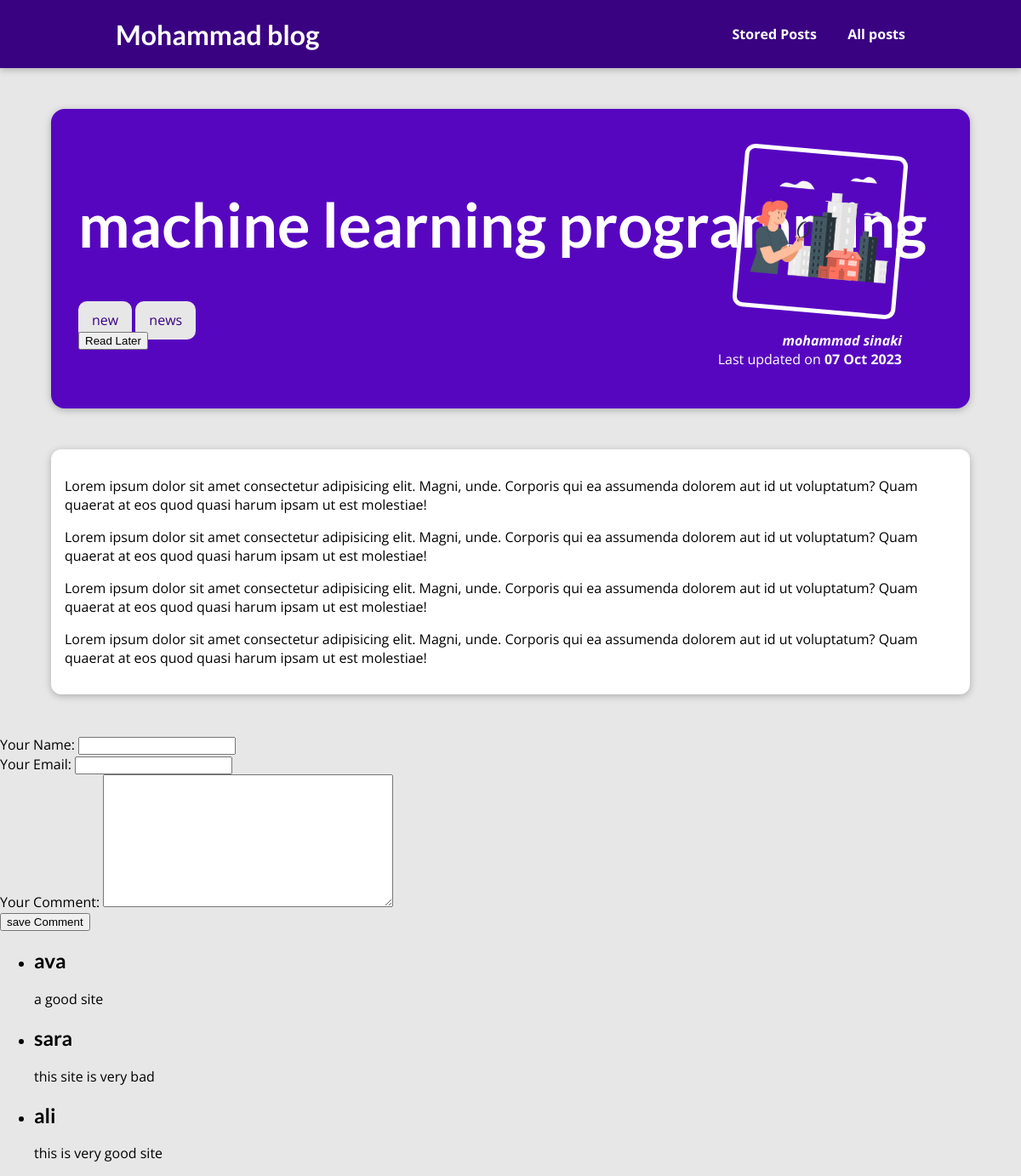
The app's page /posts/machine-learning-programming with its own data.
### blog/models.py (models this page shows, shortened)
class Post(models.Model):
    title = models.CharField(max_length=150)
    excerpt = models.CharField(max_length=200)
    image = models.ImageField(upload_to="posts",null=True)
    date = models.DateField(auto_now=True)
    slug = models.SlugField(db_index=True , unique=True)
    content = models.TextField(validators= [MinLengthValidator(10)])
    author = models.ForeignKey(
        Author , on_delete= models.SET_NULL , null=True , related_name="posts")
    tags = models.ManyToManyField(Tag)

class Tag(models.Model):
    caption = models.CharField(max_length=20)

class Author(models.Model):
    first_name = models.CharField(max_length=100)
    last_name = models.CharField(max_length=150)
    email_address = models.EmailField()
    def __str__(self):
        return f"{self.first_name} {self.last_name}"

class Comment(models.Model):
    user_name = models.CharField(max_length=120)
    user_email = models.EmailField()
    text = models.TextField(max_length=500)
    post = models.ForeignKey(Post , on_delete=models.CASCADE, related_name="comments")

### blog/views.py (the view, shortened to what this page needs)
# urls.py: path("posts/<slug:slug>",views.SinglePostView.as_view(),name="post-detail-page"),
class SinglePostView(View):
    def is_stored_post(self,request,post_id):
        stored_posts = request.session.get("stored_posts")
        if stored_posts is not None:
            is_saved_for_later = post_id in stored_posts
        else:
            is_saved_for_later = False
        return is_saved_for_later
    def get(self,request,slug):
        post = Post.objects.get(slug = slug)
        context =  {
            "post":post,
            "post_tags":post.tags.all(),
            "comment_form":CommentForm(),
            "comments":post.comments.all().order_by("-id"),
            "saved_for_later":self.is_stored_post(request , post.id)
        }
        return render(request , "blog/post-detail.html",context)

### blog/forms.py
class CommentForm(forms.ModelForm):
    class Meta:
        model = Comment
        exclude = ["post"]
        labels = {
            "user_name":"Your Name",
            "user_email":"Your Email",
            "text":"Your Comment"
        }

### blog/templates/blog/post-detail.html (shortened to what this page needs)
{% extends 'base.html' %}
{% load static %}
{% block css_files %}
<link rel="stylesheet" href="{% static "blog/post-detail.css" %}">
{% endblock %}
{% block body %}
<section id="summary">
  <h2>{{ post.title }}</h2>
  <div>
    {% for tag in post_tags %}
        <span class="tag">{{tag.caption}}</span>
    {% endfor %}
  </div>
  <div id="read-later">
    <form action=" {% url "read-later" %} " method="post">
      <button>
        {% if saved_for_later  %}
          remove from Read Later
        {% else %}
          Read Later
        {% endif %}
      </button>
    </form>
  </div>
  <article>
    <img src="{{post.image.url}}" alt="{{ post.title }}">
    <address>{{ post.author }}</address>
    <div>Last updated on <time>{{ post.date|date:"d M Y" }}</time></div>
  </article>
</section>
<main>
  <p>{{ post.content|linebreaks }}</p>
</main>
<div>
  <form method="post" action="{% url "post-detail-page" post.slug %}">
    {% for form_field  in comment_form %}
      <div class="form-control">
        {{form_field.label_tag}}
        {{form_field}}
      </div>
    {% endfor %}
    <button>save Comment</button>
  </form>
</div>
<section id="comments">
  <ul>
    {% for comment in comments %}
      <li>
        <h2>{{comment.user_name}}</h2>
        <p>{{comment.text|linebreaks}}</p>
      </li>
    {% endfor %}
  </ul>
</section>
{% endblock %}

### templates/base.html (shortened to what this page needs)
{% load static %}
<!DOCTYPE html>
<html lang="en">
<head>
    <link rel="stylesheet" href="{% static "app.css" %}">
    {% block css_files %}{% endblock  %}
</head>
<body>
    <header id="main-navigation">
        <h1><a href="{% url 'starting-page' %}">Mohammad blog</a></h1>
        <nav>
            <a href="{% url 'read-later' %}">Stored Posts</a>
            <a href="{% url 'posts-page' %}">All posts</a>
        </nav>
    </header>
    {% block body %}{% endblock  %}
</body>
</html>

### static/app.css (style rules this page uses)
* { box-sizing: border-box; }
html { font-family: 'Open Sans', 'Lato', sans-serif; }
body { margin: 0; }
h1, h2, h3 { font-family: 'Lato', sans-serif; font-weight: bold; }
#main-navigation { width: 100%; height: 5rem; display: flex; justify-content: space-between; align-items: center; padding: 0 10%; position: absolute; top: 0; left: 0; }
#main-navigation a { text-decoration: none; color: white; font-weight: bold; margin-inline: 1rem; }

### blog/static/blog/post-detail.css (style rules this page uses)
body { background-color: #e7e7e7; }
#main-navigation { background-color: #390281; box-shadow: 0 2px 8px rgba(0, 0, 0, 0.25); }
#summary { margin: 8rem auto 3rem auto; padding: 2rem; width: 90%; max-width: 90rem; border-radius: 16px; background-color: #5706c0; position: relative; box-shadow: 0 2px 8px rgba(0, 0, 0, 0.25); height: 22rem; }
#summary h2 { color: white; font-size: 4.5rem; }
#summary article { position: absolute; top: 2rem; right: 3rem; padding: 1rem 2rem; border-radius: 12px; text-align: right; color: white; }
#summary article img { width: 12rem; height: 12rem; border-radius: 12px; transform: rotateZ(5deg); border: 5px solid white; margin-bottom: 1rem; }
#summary address { font-weight: bold; }
#summary time { font-weight: bold; }
main { width: 90%; max-width: 90rem; margin: 3rem auto; background-color: white; padding: 1rem; border-radius: 12px; box-shadow: 0 2px 8px rgba(0, 0, 0, 0.25); }
.tag { background-color: #e7e7e7; border-radius: 10px; color: #390281; padding: 0.7rem 1rem; }

### records on screen
Post: title "machine learning programming", image (picture), author "mohammad sinaki", date "07 Oct 2023", content "Lorem ipsum dolor sit amet consectetur adipisicing elit. Magni, unde. Corporis qui ea assumenda dolorem aut id ut voluptatum? Quam quaerat at eos quod quasi harum ipsam ut est molestiae! Lorem ipsum dolor sit amet consectetur adipisicing elit. Magni, unde. Corporis qui ea assumenda dolorem aut id ut voluptatum? Quam quaerat at eos quod quasi harum ipsam ut est molestiae! Lorem ipsum dolor sit amet consectetur adipisicing elit. Magni, unde. Corporis qui ea assumenda dolorem aut id ut voluptatum? Quam quaerat at eos quod quasi harum ipsam ut est molestiae! Lorem ipsum dolor sit amet consectetur adipisicing elit. Magni, unde. Corporis qui ea assumenda dolorem aut id ut voluptatum? Quam quaerat…"
Tag: caption "new"
Tag: caption "news"
Comment: user_name "ava", text "a good site"
Comment: user_name "sara", text "this site is very bad"
Comment: user_name "ali", text "this is very good site"
